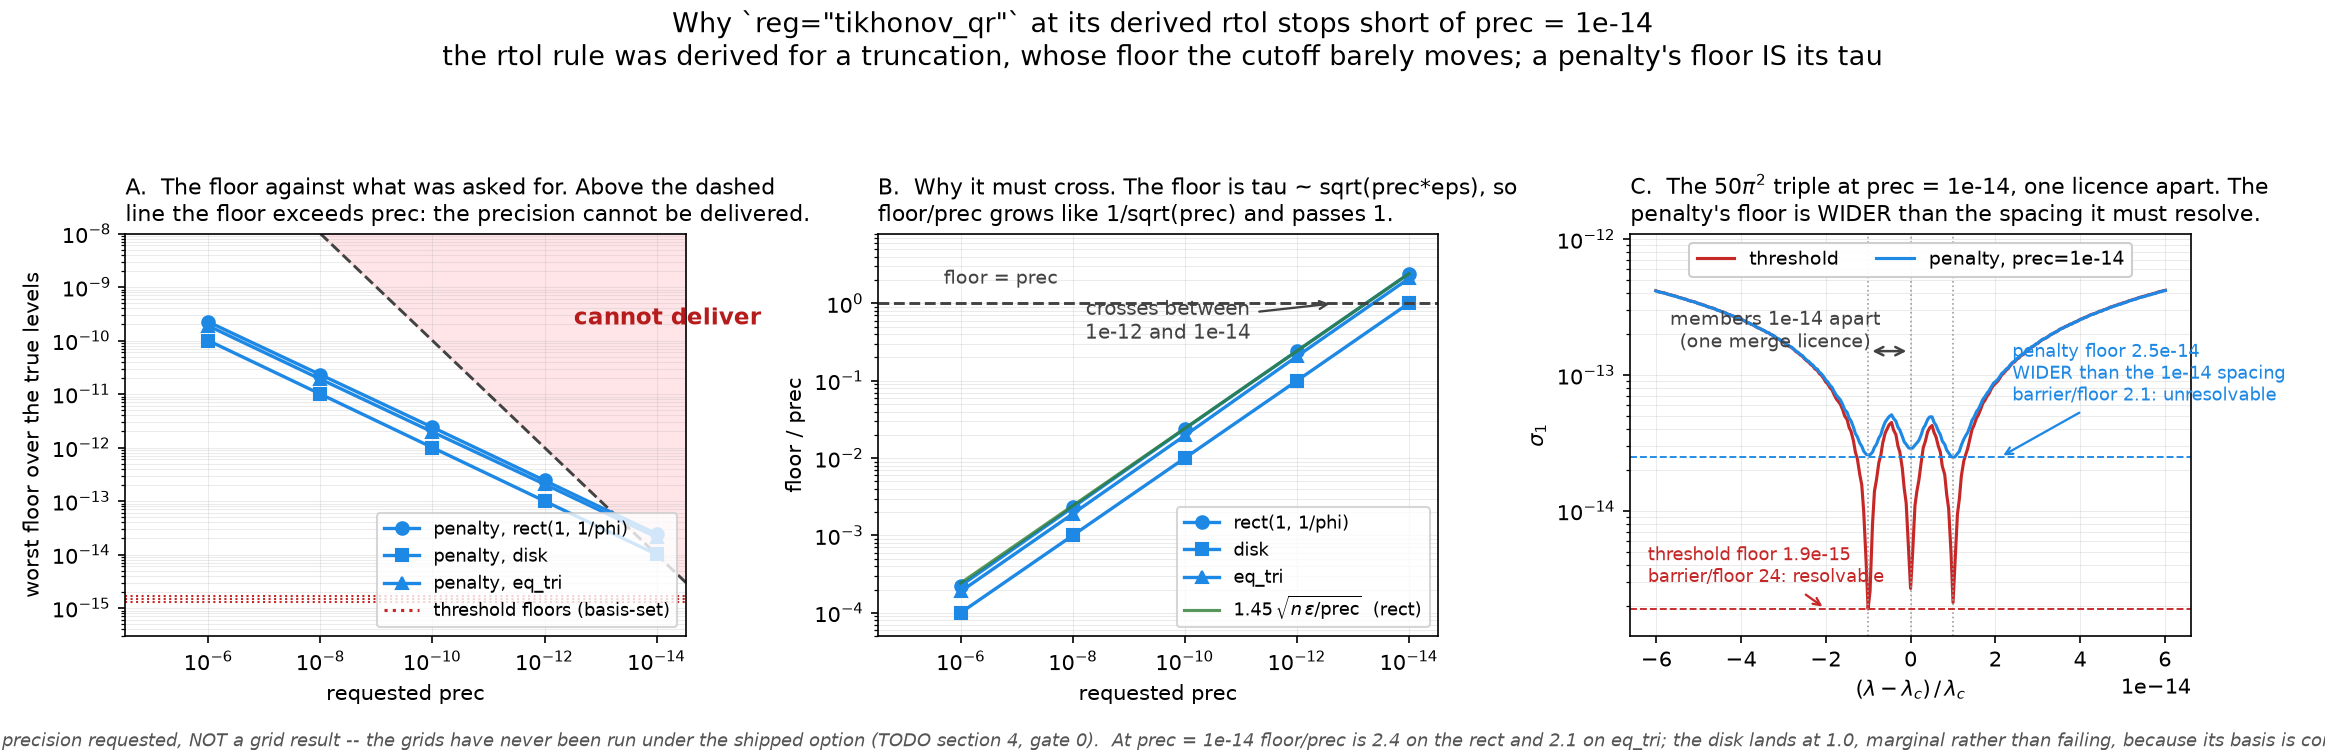

This figure's Python source:
"""Why `reg="tikhonov_qr"` at its derived `rtol` cannot serve `prec = 1e-14`.

`rtol = sqrt(prec * eps)` was derived for a TRUNCATION, whose floor is set by the basis and
barely moves with the cutoff. A PENALTY's floor IS its `tau = rtol * sqrt(n)`, so it scales as
`sqrt(prec)` while the requirement scales as `prec`: the ratio grows like `1/sqrt(prec)` and
must cross 1. It does, between 1e-12 and 1e-14.

OBJECTIVE-LEVEL. The cluster-total and decline grids have never been run under the shipped
option (`TODO.md` section 4, gate 0); this shows the floor against what was asked for, not a
grid result.

Run from the repo root:  .venv/bin/python notes/fig_penalty_prec_limit.py
"""
import sys
import warnings

sys.path.insert(0, "tests")
warnings.simplefilter("ignore")

import matplotlib
matplotlib.use("Agg")
import matplotlib.pyplot as plt
import numpy as np

import hard_roster as hr
import rect_suite as rs
from chladni.mps import MPSPencil

EPS = np.finfo(float).eps
PRECS = np.array([1e-6, 1e-8, 1e-10, 1e-12, 1e-14])
C_PEN, C_THR = "#1e88e5", "#c62828"


def domains():
    c = rs.family_A()[0]
    yield "rect(1, 1/phi)", c.pencil, np.unique(rs.complete_truth(c))
    d = hr.ROSTER["disk"]()
    yield "disk", d.pencil, np.unique(np.asarray(d.truth, dtype=float))
    e = hr.ROSTER["eq_tri"]()
    yield "eq_tri", e.pencil, np.unique(np.asarray(e.truth, dtype=float))


def floors():
    """Worst `sigma_1` at the true levels, under the SHIPPED option at each `prec`."""
    out = {}
    for name, p, truth in domains():
        lv = truth[np.linspace(0, truth.size - 1, min(6, truth.size)).astype(int)]
        pen = [max(float(MPSPencil(p.bdry, p.interior, reg="tikhonov_qr", prec=P).tension(float(l)))
                   for l in lv) for P in PRECS]
        out[name] = (np.array(pen), max(float(p.tension(float(l))) for l in lv), p.n_cols)
    return out


def cluster(prec=1e-14, band=1.0):
    """The 50*pi^2 triple dialled to `band * prec`, sampled under both modes."""
    (case,) = rs.split_degeneracy_cases(prec, bands=(band,), levels={50: 3})
    p = case.pencil
    q = MPSPencil(p.bdry, p.interior, reg="tikhonov_qr", prec=prec)
    t = np.sort(np.asarray(case.truth, dtype=float))
    xs = t.mean() + np.linspace(-3.0, 3.0, 241) * (t[-1] - t[0])
    return (xs - t.mean()) / t.mean(), np.array([float(p.tension(float(x))) for x in xs]), \
        np.array([float(q.tension(float(x))) for x in xs]), (t - t.mean()) / t.mean(), \
        np.diff(t)[0] / t[0]


def main():
    fl = floors()
    rel, thr, pen, members, sep = cluster()

    fig, ax = plt.subplots(1, 3, figsize=(15.5, 5.0))
    fig.suptitle('Why `reg="tikhonov_qr"` at its derived rtol stops short of prec = 1e-14\n'
                 "the rtol rule was derived for a truncation, whose floor the cutoff barely "
                 "moves; a penalty's floor IS its tau", fontsize=13, y=0.99)

    a = ax[0]
    a.fill_between([3e-15, 3e-5], [3e-15, 3e-5], 1e-3, color="#ffcdd2", alpha=0.5, zorder=0)
    a.plot([3e-15, 3e-5], [3e-15, 3e-5], color="#424242", lw=1.4, ls="--", zorder=2)
    for (name, (pen_fl, thr_fl, n)), mk in zip(fl.items(), "os^"):
        a.loglog(PRECS, pen_fl, mk + "-", color=C_PEN, lw=1.6, ms=6, label=f"penalty, {name}")
        a.axhline(thr_fl, color=C_THR, lw=1.0, ls=":", zorder=1)
    a.loglog([], [], "-", color=C_THR, ls=":", label="threshold floors (basis-set)")
    a.set_xlabel("requested prec"), a.set_ylabel("worst floor over the true levels")
    a.set_title("A.  The floor against what was asked for. Above the dashed\n"
                "line the floor exceeds prec: the precision cannot be delivered.",
                fontsize=10.5, loc="left")
    a.annotate("cannot deliver", xy=(3e-13, 2e-10), fontsize=11, color="#b71c1c", weight="bold")
    a.set_xlim(3e-15, 3e-5), a.set_ylim(3e-16, 1e-8)
    a.invert_xaxis(), a.grid(alpha=0.25, which="both", lw=0.5), a.legend(fontsize=8.5, loc="lower right")

    a = ax[1]
    for (name, (pen_fl, _, n)), mk in zip(fl.items(), "os^"):
        a.loglog(PRECS, pen_fl / PRECS, mk + "-", color=C_PEN, lw=1.6, ms=6, label=name)
    law = 1.45 * np.sqrt(fl["rect(1, 1/phi)"][2] * EPS / PRECS)
    a.loglog(PRECS, law, "-", color="#2e7d32", lw=1.5, alpha=0.8,
             label=r"$1.45\,\sqrt{n\,\varepsilon/\mathrm{prec}}$  (rect)")
    a.axhline(1.0, color="#424242", lw=1.4, ls="--")
    a.set_xlabel("requested prec"), a.set_ylabel("floor / prec")
    a.set_title("B.  Why it must cross. The floor is tau ~ sqrt(prec*eps), so\n"
                "floor/prec grows like 1/sqrt(prec) and passes 1.", fontsize=10.5, loc="left")
    a.annotate("floor = prec", xy=(2e-6, 1.0), xytext=(2e-6, 1.8), fontsize=9, color="#424242")
    a.annotate("crosses between\n1e-12 and 1e-14", xy=(2.2e-13, 1.0), xytext=(2e-10, 0.35),
               fontsize=9.5, color="#424242", ha="center",
               arrowprops=dict(arrowstyle="->", color="#424242", lw=1.1))
    a.set_xlim(3e-15, 3e-5), a.set_ylim(5e-5, 8.0), a.invert_xaxis()
    a.grid(alpha=0.25, which="both", lw=0.5), a.legend(fontsize=8.5, loc="lower right")

    a = ax[2]
    a.semilogy(rel, thr, color=C_THR, lw=1.5, label="threshold")
    a.semilogy(rel, pen, color=C_PEN, lw=1.5, label='penalty, prec=1e-14')
    for m in members:
        a.axvline(m, color="#9e9e9e", lw=0.8, ls=":")
    a.axhline(thr.min(), color=C_THR, lw=0.9, ls="--")
    a.axhline(pen.min(), color=C_PEN, lw=0.9, ls="--")
    a.annotate("", xy=(members[0], 1.5e-13), xytext=(members[1], 1.5e-13),
               arrowprops=dict(arrowstyle="<->", color="#424242", lw=1.2))
    a.annotate(f"members {sep:.0e} apart\n(one merge licence)", xy=(-3.2e-14, 1.6e-13),
               fontsize=9, ha="center", color="#424242")
    a.set_xlabel(r"$(\lambda - \lambda_c)\,/\,\lambda_c$"), a.set_ylabel(r"$\sigma_1$")
    a.set_title("C.  The 50$\\pi^2$ triple at prec = 1e-14, one licence apart. The\n"
                "penalty's floor is WIDER than the spacing it must resolve.",
                fontsize=10.5, loc="left")
    a.annotate(f"penalty floor {pen.min():.1e}\nWIDER than the {sep:.0e} spacing\n"
               "barrier/floor 2.1: unresolvable",
               xy=(2.1e-14, pen.min()), xytext=(2.4e-14, 6.5e-14), fontsize=8.5, color=C_PEN,
               ha="left", arrowprops=dict(arrowstyle="->", color=C_PEN, lw=1.1))
    a.annotate(f"threshold floor {thr.min():.1e}\nbarrier/floor 24: resolvable",
               xy=(-2.0e-14, thr.min()), xytext=(-6.2e-14, 3.0e-15), fontsize=8.5, color=C_THR,
               ha="left", arrowprops=dict(arrowstyle="->", color=C_THR, lw=1.1))
    a.set_ylim(1.2e-15, 1.1e-12)
    a.grid(alpha=0.25, which="both", lw=0.5)
    a.legend(fontsize=9, loc="upper center", ncol=2, framealpha=0.95)

    fig.text(0.5, 0.005,
             "Objective-level: the floor against the precision requested, NOT a grid result -- the grids "
             "have never been run under the shipped option (TODO section 4, gate 0).  At prec = 1e-14 "
             "floor/prec is 2.4 on the rect and 2.1 on eq_tri; the disk lands at 1.0, marginal rather "
             "than failing, because its basis is comfortable and its floor sits below tau.",
             ha="center", fontsize=8.5, style="italic", color="#555555")
    fig.tight_layout(rect=(0, 0.03, 1, 0.92))
    fig.savefig("notes/fig_penalty_prec_limit.png", dpi=150)
    print("notes/fig_penalty_prec_limit.png")


if __name__ == "__main__":
    main()
